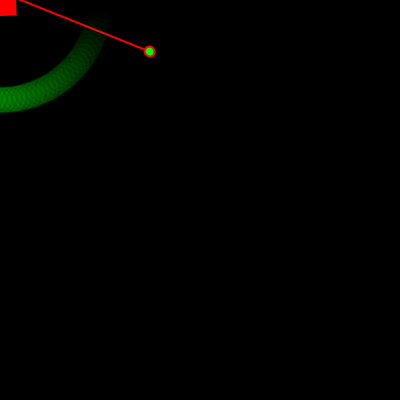
Frame 1 (no input)
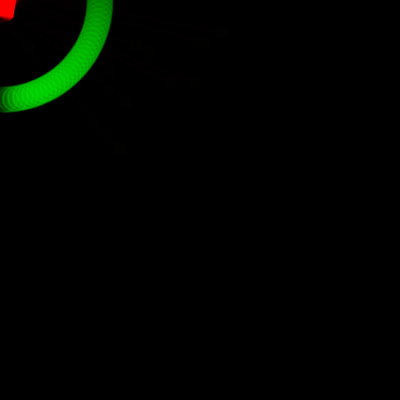
Frame 60 (the mouse pressed at the canvas centre just before this capture)
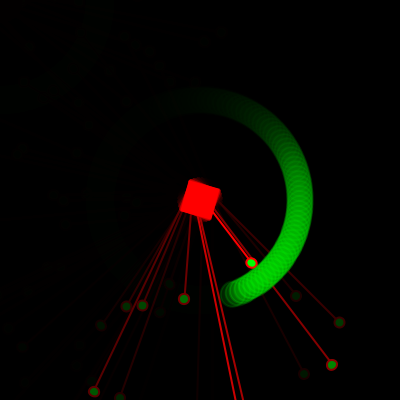
Frame 120 (the mouse held since frame 60 and released just before this capture)

The Processing sketch that drew these frames (run headless with seeded random() and noise(); from frame 60 on, the mouse is pressed at the canvas centre):

// Processing sketch: processing_64740
// ── processing_64740.pde

//-- 
float [] posX = new float [126];//guarda los datos de cada posicion para que luego gire en circulo y no se deforme con el movimiento del mouse
float [] posY = new float [126];
// para el recorrido circular
float angle = 0.0;
float speed = 0.05; 
float radius = 100.0; 
//para usar en la rotacion en el draw.
float angulo = 0.0;
//-- 
float angulo2 = 0.0; // para el cuadrado
//----------------------------
//----------------------------
void setup()
{
size(400, 400);
background(0);
smooth();
for(int i = 0; i < posX.length; i++)//con este for guardo las posiciones en el array
   {    
     angle += speed; 
     float sinval = sin(angle);
     float cosval = cos(angle);
     float x = 50 + (cosval * radius);
     float y = 50 + (sinval * radius);
    posX[i] = x; 
    posY[i] = y; 
   };
//------
}
//----------------------------
//----------------------------
void draw()
{
  fill(0, 50);
  noStroke();
  rect(0, 0, width, height);//para transparencia
//--  
int x = int (random(width/1.75));//genera los circulitos aleatoriamente
int y = int (random(height/1.75)); 
//-------------------------
/* aca estan los circulitos aleatoreos, las lienas q los unen con el cuadrado 
central que sigue al mouse, y el cuadrado
*/
  pushMatrix();
     angulo2 = angulo2 - 0.05;
     translate(mouseX, mouseY);
     rotate(angulo2); 
     stroke(255, 0, 0);
     strokeWeight(2);
     line(-15, -15, x, y);
     fill(255, 0, 0);
     rect(-15, -15, 30, 30);
     fill(0, 255, 0);
     ellipse(x, y, 10, 10);
  popMatrix();
//-- 
/* con este for hago que la elipse recorra las posiciones del array para generar el efecto de 
que gira alrededor del mouse mientras gira.
*/
  pushMatrix();
     translate(mouseX, mouseY);
     angulo += 0.1;
     rotate(angulo);
     for(int a = 0; a < posX.length-90; a++)
        {
         stroke(0, 255, 0, a);
         fill(0, 255, 0, a);
         ellipse(posX[a]-50, posY[a]-50, 25, 25);
         }
  popMatrix();
//----------------------------
//----------------------------
}
